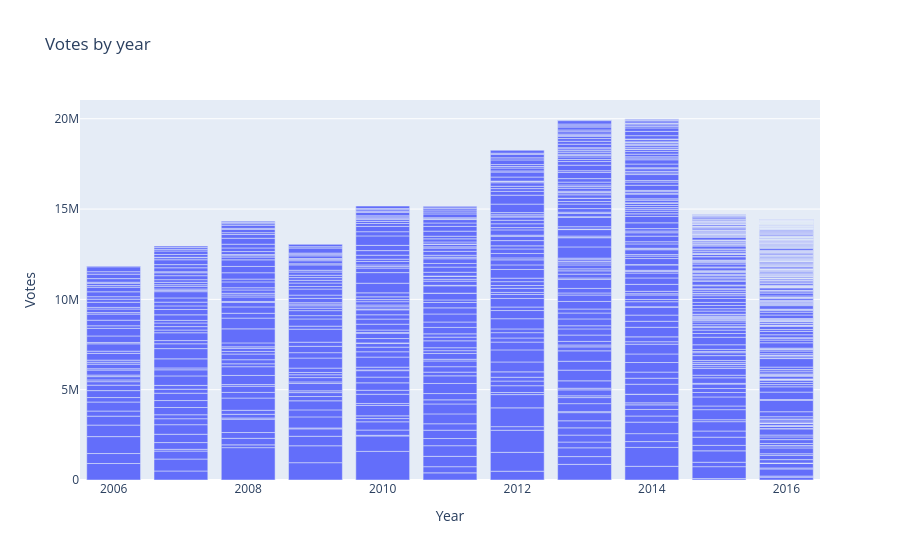

The code cell stored with this chart in its notebook:
### Code cell
# fig = px.bar(df, x='Year', y='Votes',title='Votes by year')
# fig.show()

### Figure 1 — Plotly figure (JSON) as saved in the notebook; plotly's stock layout.template omitted (floating-point values rounded to 4 significant figures; data arrays with more than 128 entries replaced by an {"elided": "..."} marker saying what was removed)
{"data": [{"alignmentgroup": "True", "hovertemplate": "Year=%{x}<br>Votes=%{y}<extra></extra>", "legendgroup": "", "marker": {"color": "#636efa", "pattern": {"shape": ""}}, "name": "", "offsetgroup": "", "orientation": "v", "showlegend": false, "textposition": "auto", "type": "bar", "x": {"elided": "1000 int values"}, "xaxis": "x", "y": {"elided": "1000 int values"}, "yaxis": "y"}], "layout": {"barmode": "relative", "legend": {"tracegroupgap": 0}, "title": {"text": "Votes by year"}, "xaxis": {"anchor": "y", "domain": [0, 1], "title": {"text": "Year"}}, "yaxis": {"anchor": "x", "domain": [0, 1], "title": {"text": "Votes"}}}}
